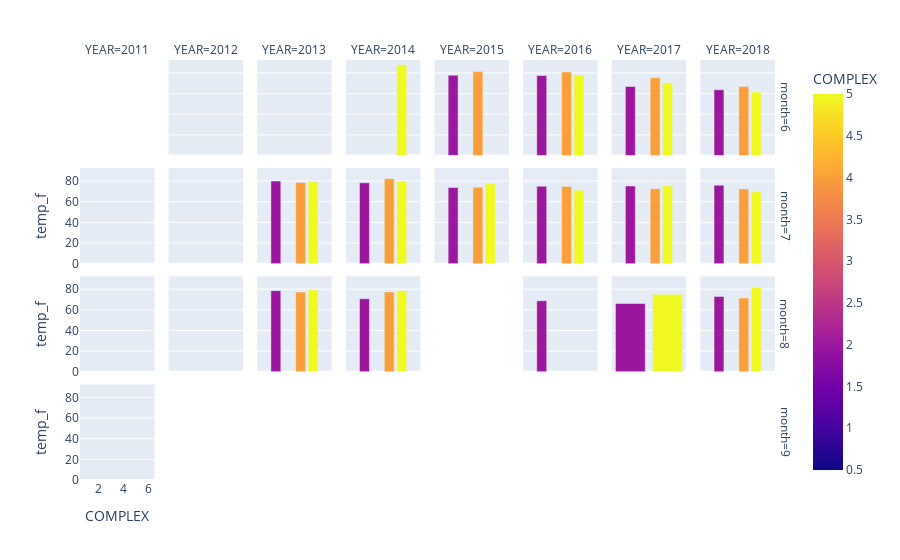

The notebook cell this image was saved under:
### Code cell
#result['PLOT'] = result['PLOT'].astype(str)
# create the result table by grouping by year, then month, then plot of land
result = df[['YEAR','month', 'COMPLEX', 'temp_f']].groupby(['YEAR','month', 'COMPLEX']).agg({'temp_f':np.mean})
result = result.reset_index()
result.replace({'Bunchgrass':1,'Carpenter':2,'Cone':3,'Frissell':4,'Lookout':5},inplace=True)


fig = px.bar(result, x="COMPLEX", y="temp_f",  barmode="group",color='COMPLEX',
             facet_row="month", facet_col="YEAR",
             category_orders={"month": [6,7,8,9]}
            )
fig.update_traces()
fig.show()

### Figure 1 — Plotly figure (JSON) as saved in the notebook; plotly's stock layout.template omitted (floating-point values rounded to 4 significant figures)
{"data": [{"alignmentgroup": "True", "hovertemplate": "month=6<br>YEAR=2012<br>COMPLEX=%{marker.color}<br>temp_f=%{y}<extra></extra>", "legendgroup": "", "marker": {"color": [1], "coloraxis": "coloraxis"}, "name": "", "offsetgroup": "", "orientation": "v", "showlegend": false, "textposition": "auto", "type": "bar", "x": [1], "xaxis": "x26", "y": [null], "yaxis": "y26"}, {"alignmentgroup": "True", "hovertemplate": "month=6<br>YEAR=2013<br>COMPLEX=%{marker.color}<br>temp_f=%{y}<extra></extra>", "legendgroup": "", "marker": {"color": [2], "coloraxis": "coloraxis"}, "name": "", "offsetgroup": "", "orientation": "v", "showlegend": false, "textposition": "auto", "type": "bar", "x": [2], "xaxis": "x27", "y": [null], "yaxis": "y27"}, {"alignmentgroup": "True", "hovertemplate": "month=6<br>YEAR=2014<br>COMPLEX=%{marker.color}<br>temp_f=%{y}<extra></extra>", "legendgroup": "", "marker": {"color": [5], "coloraxis": "coloraxis"}, "name": "", "offsetgroup": "", "orientation": "v", "showlegend": false, "textposition": "auto", "type": "bar", "x": [5], "xaxis": "x28", "y": [87.85], "yaxis": "y28"}, {"alignmentgroup": "True", "hovertemplate": "month=6<br>YEAR=2015<br>COMPLEX=%{marker.color}<br>temp_f=%{y}<extra></extra>", "legendgroup": "", "marker": {"color": [2, 4, 5], "coloraxis": "coloraxis"}, "name": "", "offsetgroup": "", "orientation": "v", "showlegend": false, "textposition": "auto", "type": "bar", "x": [2, 4, 5], "xaxis": "x29", "y": [77.81, 81.24, null], "yaxis": "y29"}, {"alignmentgroup": "True", "hovertemplate": "month=6<br>YEAR=2016<br>COMPLEX=%{marker.color}<br>temp_f=%{y}<extra></extra>", "legendgroup": "", "marker": {"color": [2, 4, 5], "coloraxis": "coloraxis"}, "name": "", "offsetgroup": "", "orientation": "v", "showlegend": false, "textposition": "auto", "type": "bar", "x": [2, 4, 5], "xaxis": "x30", "y": [77.4, 80.8, 78.06], "yaxis": "y30"}, {"alignmentgroup": "True", "hovertemplate": "month=6<br>YEAR=2017<br>COMPLEX=%{marker.color}<br>temp_f=%{y}<extra></extra>", "legendgroup": "", "marker": {"color": [2, 4, 5], "coloraxis": "coloraxis"}, "name": "", "offsetgroup": "", "orientation": "v", "showlegend": false, "textposition": "auto", "type": "bar", "x": [2, 4, 5], "xaxis": "x31", "y": [66.84, 75.38, 70.36], "yaxis": "y31"}, {"alignmentgroup": "True", "hovertemplate": "month=6<br>YEAR=2018<br>COMPLEX=%{marker.color}<br>temp_f=%{y}<extra></extra>", "legendgroup": "", "marker": {"color": [2, 4, 5], "coloraxis": "coloraxis"}, "name": "", "offsetgroup": "", "orientation": "v", "showlegend": false, "textposition": "auto", "type": "bar", "x": [2, 4, 5], "xaxis": "x32", "y": [63.67, 66.94, 61.48], "yaxis": "y32"}, {"alignmentgroup": "True", "hovertemplate": "month=7<br>YEAR=2011<br>COMPLEX=%{marker.color}<br>temp_f=%{y}<extra></extra>", "legendgroup": "", "marker": {"color": [1, 2, 3, 4, 5], "coloraxis": "coloraxis"}, "name": "", "offsetgroup": "", "orientation": "v", "showlegend": false, "textposition": "auto", "type": "bar", "x": [1, 2, 3, 4, 5], "xaxis": "x17", "y": [null, null, null, null, null], "yaxis": "y17"}, {"alignmentgroup": "True", "hovertemplate": "month=7<br>YEAR=2012<br>COMPLEX=%{marker.color}<br>temp_f=%{y}<extra></extra>", "legendgroup": "", "marker": {"color": [1, 2, 3, 4, 5], "coloraxis": "coloraxis"}, "name": "", "offsetgroup": "", "orientation": "v", "showlegend": false, "textposition": "auto", "type": "bar", "x": [1, 2, 3, 4, 5], "xaxis": "x18", "y": [null, null, null, null, null], "yaxis": "y18"}, {"alignmentgroup": "True", "hovertemplate": "month=7<br>YEAR=2013<br>COMPLEX=%{marker.color}<br>temp_f=%{y}<extra></extra>", "legendgroup": "", "marker": {"color": [2, 4, 5], "coloraxis": "coloraxis"}, "name": "", "offsetgroup": "", "orientation": "v", "showlegend": false, "textposition": "auto", "type": "bar", "x": [2, 4, 5], "xaxis": "x19", "y": [80.02, 78.66, 79.33], "yaxis": "y19"}, {"alignmentgroup": "True", "hovertemplate": "month=7<br>YEAR=2014<br>COMPLEX=%{marker.color}<br>temp_f=%{y}<extra></extra>", "legendgroup": "", "marker": {"color": [2, 4, 5], "coloraxis": "coloraxis"}, "name": "", "offsetgroup": "", "orientation": "v", "showlegend": false, "textposition": "auto", "type": "bar", "x": [2, 4, 5], "xaxis": "x20", "y": [78.31, 82.33, 79.64], "yaxis": "y20"}, {"alignmentgroup": "True", "hovertemplate": "month=7<br>YEAR=2015<br>COMPLEX=%{marker.color}<br>temp_f=%{y}<extra></extra>", "legendgroup": "", "marker": {"color": [2, 4, 5], "coloraxis": "coloraxis"}, "name": "", "offsetgroup": "", "orientation": "v", "showlegend": false, "textposition": "auto", "type": "bar", "x": [2, 4, 5], "xaxis": "x21", "y": [73.72, 74.11, 77.35], "yaxis": "y21"}, {"alignmentgroup": "True", "hovertemplate": "month=7<br>YEAR=2016<br>COMPLEX=%{marker.color}<br>temp_f=%{y}<extra></extra>", "legendgroup": "", "marker": {"color": [2, 4, 5], "coloraxis": "coloraxis"}, "name": "", "offsetgroup": "", "orientation": "v", "showlegend": false, "textposition": "auto", "type": "bar", "x": [2, 4, 5], "xaxis": "x22", "y": [74.99, 74.77, 71.05], "yaxis": "y22"}, {"alignmentgroup": "True", "hovertemplate": "month=7<br>YEAR=2017<br>COMPLEX=%{marker.color}<br>temp_f=%{y}<extra></extra>", "legendgroup": "", "marker": {"color": [2, 4, 5], "coloraxis": "coloraxis"}, "name": "", "offsetgroup": "", "orientation": "v", "showlegend": false, "textposition": "auto", "type": "bar", "x": [2, 4, 5], "xaxis": "x23", "y": [75.2, 72.51, 75.26], "yaxis": "y23"}, {"alignmentgroup": "True", "hovertemplate": "month=7<br>YEAR=2018<br>COMPLEX=%{marker.color}<br>temp_f=%{y}<extra></extra>", "legendgroup": "", "marker": {"color": [2, 4, 5], "coloraxis": "coloraxis"}, "name": "", "offsetgroup": "", "orientation": "v", "showlegend": false, "textposition": "auto", "type": "bar", "x": [2, 4, 5], "xaxis": "x24", "y": [75.94, 72.37, 69.53], "yaxis": "y24"}, {"alignmentgroup": "True", "hovertemplate": "month=8<br>YEAR=2011<br>COMPLEX=%{marker.color}<br>temp_f=%{y}<extra></extra>", "legendgroup": "", "marker": {"color": [1, 2, 3, 4, 5], "coloraxis": "coloraxis"}, "name": "", "offsetgroup": "", "orientation": "v", "showlegend": false, "textposition": "auto", "type": "bar", "x": [1, 2, 3, 4, 5], "xaxis": "x9", "y": [null, null, null, null, null], "yaxis": "y9"}, {"alignmentgroup": "True", "hovertemplate": "month=8<br>YEAR=2012<br>COMPLEX=%{marker.color}<br>temp_f=%{y}<extra></extra>", "legendgroup": "", "marker": {"color": [1, 2, 3, 4, 5], "coloraxis": "coloraxis"}, "name": "", "offsetgroup": "", "orientation": "v", "showlegend": false, "textposition": "auto", "type": "bar", "x": [1, 2, 3, 4, 5], "xaxis": "x10", "y": [null, null, null, null, null], "yaxis": "y10"}, {"alignmentgroup": "True", "hovertemplate": "month=8<br>YEAR=2013<br>COMPLEX=%{marker.color}<br>temp_f=%{y}<extra></extra>", "legendgroup": "", "marker": {"color": [2, 4, 5], "coloraxis": "coloraxis"}, "name": "", "offsetgroup": "", "orientation": "v", "showlegend": false, "textposition": "auto", "type": "bar", "x": [2, 4, 5], "xaxis": "x11", "y": [78.6, 77.24, 79.23], "yaxis": "y11"}, {"alignmentgroup": "True", "hovertemplate": "month=8<br>YEAR=2014<br>COMPLEX=%{marker.color}<br>temp_f=%{y}<extra></extra>", "legendgroup": "", "marker": {"color": [2, 4, 5], "coloraxis": "coloraxis"}, "name": "", "offsetgroup": "", "orientation": "v", "showlegend": false, "textposition": "auto", "type": "bar", "x": [2, 4, 5], "xaxis": "x12", "y": [70.76, 77.24, 78.77], "yaxis": "y12"}, {"alignmentgroup": "True", "hovertemplate": "month=8<br>YEAR=2016<br>COMPLEX=%{marker.color}<br>temp_f=%{y}<extra></extra>", "legendgroup": "", "marker": {"color": [2], "coloraxis": "coloraxis"}, "name": "", "offsetgroup": "", "orientation": "v", "showlegend": false, "textposition": "auto", "type": "bar", "x": [2], "xaxis": "x14", "y": [68.82], "yaxis": "y14"}, {"alignmentgroup": "True", "hovertemplate": "month=8<br>YEAR=2017<br>COMPLEX=%{marker.color}<br>temp_f=%{y}<extra></extra>", "legendgroup": "", "marker": {"color": [2, 5], "coloraxis": "coloraxis"}, "name": "", "offsetgroup": "", "orientation": "v", "showlegend": false, "textposition": "auto", "type": "bar", "x": [2, 5], "xaxis": "x15", "y": [66.2, 74.98], "yaxis": "y15"}, {"alignmentgroup": "True", "hovertemplate": "month=8<br>YEAR=2018<br>COMPLEX=%{marker.color}<br>temp_f=%{y}<extra></extra>", "legendgroup": "", "marker": {"color": [2, 4, 5], "coloraxis": "coloraxis"}, "name": "", "offsetgroup": "", "orientation": "v", "showlegend": false, "textposition": "auto", "type": "bar", "x": [2, 4, 5], "xaxis": "x16", "y": [72.98, 71.42, 81.65], "yaxis": "y16"}, {"alignmentgroup": "True", "hovertemplate": "month=9<br>YEAR=2011<br>COMPLEX=%{marker.color}<br>temp_f=%{y}<extra></extra>", "legendgroup": "", "marker": {"color": [1, 2, 3, 4, 5], "coloraxis": "coloraxis"}, "name": "", "offsetgroup": "", "orientation": "v", "showlegend": false, "textposition": "auto", "type": "bar", "x": [1, 2, 3, 4, 5], "xaxis": "x", "y": [null, null, null, null, null], "yaxis": "y"}], "layout": {"annotations": [{"font": {}, "showarrow": false, "text": "YEAR=2011", "x": 0.0525, "xanchor": "center", "xref": "paper", "y": 1, "yanchor": "bottom", "yref": "paper"}, {"font": {}, "showarrow": false, "text": "YEAR=2012", "x": 0.1775, "xanchor": "center", "xref": "paper", "y": 1, "yanchor": "bottom", "yref": "paper"}, {"font": {}, "showarrow": false, "text": "YEAR=2013", "x": 0.3025, "xanchor": "center", "xref": "paper", "y": 1, "yanchor": "bottom", "yref": "paper"}, {"font": {}, "showarrow": false, "text": "YEAR=2014", "x": 0.4275, "xanchor": "center", "xref": "paper", "y": 1, "yanchor": "bottom", "yref": "paper"}, {"font": {}, "showarrow": false, "text": "YEAR=2015", "x": 0.5525, "xanchor": "center", "xref": "paper", "y": 1, "yanchor": "bottom", "yref": "paper"}, {"font": {}, "showarrow": false, "text": "YEAR=2016", "x": 0.6775, "xanchor": "center", "xref": "paper", "y": 1, "yanchor": "bottom", "yref": "paper"}, {"font": {}, "showarrow": false, "text": "YEAR=2017", "x": 0.8025, "xanchor": "center", "xref": "paper", "y": 1, "yanchor": "bottom", "yref": "paper"}, {"font": {}, "showarrow": false, "text": "YEAR=2018", "x": 0.9275, "xanchor": "center", "xref": "paper", "y": 1, "yanchor": "bottom", "yref": "paper"}, {"font": {}, "showarrow": false, "text": "month=9", "textangle": 90, "x": 0.98, "xanchor": "left", "xref": "paper", "y": 0.1138, "yanchor": "middle", "yref": "paper"}, {"font": {}, "showarrow": false, "text": "month=8", "textangle": 90, "x": 0.98, "xanchor": "left", "xref": "paper", "y": 0.3712, "yanchor": "middle", "yref": "paper"}, {"font": {}, "showarrow": false, "text": "month=7", "textangle": 90, "x": 0.98, "xanchor": "left", "xref": "paper", "y": 0.6288, "yanchor": "middle", "yref": "paper"}, {"font": {}, "showarrow": false, "text": "month=6", "textangle": 90, "x": 0.98, "xanchor": "left", "xref": "paper", "y": 0.8862, "yanchor": "middle", "yref": "paper"}], "barmode": "group", "coloraxis": {"colorbar": {"title": {"text": "COMPLEX"}}, "colorscale": [[0, "#0d0887"], [0.1111, "#46039f"], [0.2222, "#7201a8"], [0.3333, "#9c179e"], [0.4444, "#bd3786"], [0.5556, "#d8576b"], [0.6667, "#ed7953"], [0.7778, "#fb9f3a"], [0.8889, "#fdca26"], [1, "#f0f921"]]}, "legend": {"tracegroupgap": 0}, "margin": {"t": 60}, "xaxis": {"anchor": "y", "domain": [0, 0.105], "title": {"text": "COMPLEX"}}, "xaxis10": {"anchor": "y10", "domain": [0.125, 0.23], "matches": "x", "showticklabels": false}, "xaxis11": {"anchor": "y11", "domain": [0.25, 0.355], "matches": "x", "showticklabels": false}, "xaxis12": {"anchor": "y12", "domain": [0.375, 0.48], "matches": "x", "showticklabels": false}, "xaxis13": {"anchor": "y13", "domain": [0.5, 0.605], "matches": "x", "showticklabels": false}, "xaxis14": {"anchor": "y14", "domain": [0.625, 0.73], "matches": "x", "showticklabels": false}, "xaxis15": {"anchor": "y15", "domain": [0.75, 0.855], "matches": "x", "showticklabels": false}, "xaxis16": {"anchor": "y16", "domain": [0.875, 0.98], "matches": "x", "showticklabels": false}, "xaxis17": {"anchor": "y17", "domain": [0, 0.105], "matches": "x", "showticklabels": false}, "xaxis18": {"anchor": "y18", "domain": [0.125, 0.23], "matches": "x", "showticklabels": false}, "xaxis19": {"anchor": "y19", "domain": [0.25, 0.355], "matches": "x", "showticklabels": false}, "xaxis2": {"anchor": "y2", "domain": [0.125, 0.23], "matches": "x", "title": {"text": "COMPLEX"}}, "xaxis20": {"anchor": "y20", "domain": [0.375, 0.48], "matches": "x", "showticklabels": false}, "xaxis21": {"anchor": "y21", "domain": [0.5, 0.605], "matches": "x", "showticklabels": false}, "xaxis22": {"anchor": "y22", "domain": [0.625, 0.73], "matches": "x", "showticklabels": false}, "xaxis23": {"anchor": "y23", "domain": [0.75, 0.855], "matches": "x", "showticklabels": false}, "xaxis24": {"anchor": "y24", "domain": [0.875, 0.98], "matches": "x", "showticklabels": false}, "xaxis25": {"anchor": "y25", "domain": [0, 0.105], "matches": "x", "showticklabels": false}, "xaxis26": {"anchor": "y26", "domain": [0.125, 0.23], "matches": "x", "showticklabels": false}, "xaxis27": {"anchor": "y27", "domain": [0.25, 0.355], "matches": "x", "showticklabels": false}, "xaxis28": {"anchor": "y28", "domain": [0.375, 0.48], "matches": "x", "showticklabels": false}, "xaxis29": {"anchor": "y29", "domain": [0.5, 0.605], "matches": "x", "showticklabels": false}, "xaxis3": {"anchor": "y3", "domain": [0.25, 0.355], "matches": "x", "title": {"text": "COMPLEX"}}, "xaxis30": {"anchor": "y30", "domain": [0.625, 0.73], "matches": "x", "showticklabels": false}, "xaxis31": {"anchor": "y31", "domain": [0.75, 0.855], "matches": "x", "showticklabels": false}, "xaxis32": {"anchor": "y32", "domain": [0.875, 0.98], "matches": "x", "showticklabels": false}, "xaxis4": {"anchor": "y4", "domain": [0.375, 0.48], "matches": "x", "title": {"text": "COMPLEX"}}, "xaxis5": {"anchor": "y5", "domain": [0.5, 0.605], "matches": "x", "title": {"text": "COMPLEX"}}, "xaxis6": {"anchor": "y6", "domain": [0.625, 0.73], "matches": "x", "title": {"text": "COMPLEX"}}, "xaxis7": {"anchor": "y7", "domain": [0.75, 0.855], "matches": "x", "title": {"text": "COMPLEX"}}, "xaxis8": {"anchor": "y8", "domain": [0.875, 0.98], "matches": "x", "title": {"text": "COMPLEX"}}, "xaxis9": {"anchor": "y9", "domain": [0, 0.105], "matches": "x", "showticklabels": false}, "yaxis": {"anchor": "x", "domain": [0, 0.2275], "title": {"text": "temp_f"}}, "yaxis10": {"anchor": "x10", "domain": [0.2575, 0.485], "matches": "y", "showticklabels": false}, "yaxis11": {"anchor": "x11", "domain": [0.2575, 0.485], "matches": "y", "showticklabels": false}, "yaxis12": {"anchor": "x12", "domain": [0.2575, 0.485], "matches": "y", "showticklabels": false}, "yaxis13": {"anchor": "x13", "domain": [0.2575, 0.485], "matches": "y", "showticklabels": false}, "yaxis14": {"anchor": "x14", "domain": [0.2575, 0.485], "matches": "y", "showticklabels": false}, "yaxis15": {"anchor": "x15", "domain": [0.2575, 0.485], "matches": "y", "showticklabels": false}, "yaxis16": {"anchor": "x16", "domain": [0.2575, 0.485], "matches": "y", "showticklabels": false}, "yaxis17": {"anchor": "x17", "domain": [0.515, 0.7425], "matches": "y", "title": {"text": "temp_f"}}, "yaxis18": {"anchor": "x18", "domain": [0.515, 0.7425], "matches": "y", "showticklabels": false}, "yaxis19": {"anchor": "x19", "domain": [0.515, 0.7425], "matches": "y", "showticklabels": false}, "yaxis2": {"anchor": "x2", "domain": [0, 0.2275], "matches": "y", "showticklabels": false}, "yaxis20": {"anchor": "x20", "domain": [0.515, 0.7425], "matches": "y", "showticklabels": false}, "yaxis21": {"anchor": "x21", "domain": [0.515, 0.7425], "matches": "y", "showticklabels": false}, "yaxis22": {"anchor": "x22", "domain": [0.515, 0.7425], "matches": "y", "showticklabels": false}, "yaxis23": {"anchor": "x23", "domain": [0.515, 0.7425], "matches": "y", "showticklabels": false}, "yaxis24": {"anchor": "x24", "domain": [0.515, 0.7425], "matches": "y", "showticklabels": false}, "yaxis25": {"anchor": "x25", "domain": [0.7725, 1], "matches": "y", "title": {"text": "temp_f"}}, "yaxis26": {"anchor": "x26", "domain": [0.7725, 1], "matches": "y", "showticklabels": false}, "yaxis27": {"anchor": "x27", "domain": [0.7725, 1], "matches": "y", "showticklabels": false}, "yaxis28": {"anchor": "x28", "domain": [0.7725, 1], "matches": "y", "showticklabels": false}, "yaxis29": {"anchor": "x29", "domain": [0.7725, 1], "matches": "y", "showticklabels": false}, "yaxis3": {"anchor": "x3", "domain": [0, 0.2275], "matches": "y", "showticklabels": false}, "yaxis30": {"anchor": "x30", "domain": [0.7725, 1], "matches": "y", "showticklabels": false}, "yaxis31": {"anchor": "x31", "domain": [0.7725, 1], "matches": "y", "showticklabels": false}, "yaxis32": {"anchor": "x32", "domain": [0.7725, 1], "matches": "y", "showticklabels": false}, "yaxis4": {"anchor": "x4", "domain": [0, 0.2275], "matches": "y", "showticklabels": false}, "yaxis5": {"anchor": "x5", "domain": [0, 0.2275], "matches": "y", "showticklabels": false}, "yaxis6": {"anchor": "x6", "domain": [0, 0.2275], "matches": "y", "showticklabels": false}, "yaxis7": {"anchor": "x7", "domain": [0, 0.2275], "matches": "y", "showticklabels": false}, "yaxis8": {"anchor": "x8", "domain": [0, 0.2275], "matches": "y", "showticklabels": false}, "yaxis9": {"anchor": "x9", "domain": [0.2575, 0.485], "matches": "y", "title": {"text": "temp_f"}}}}
